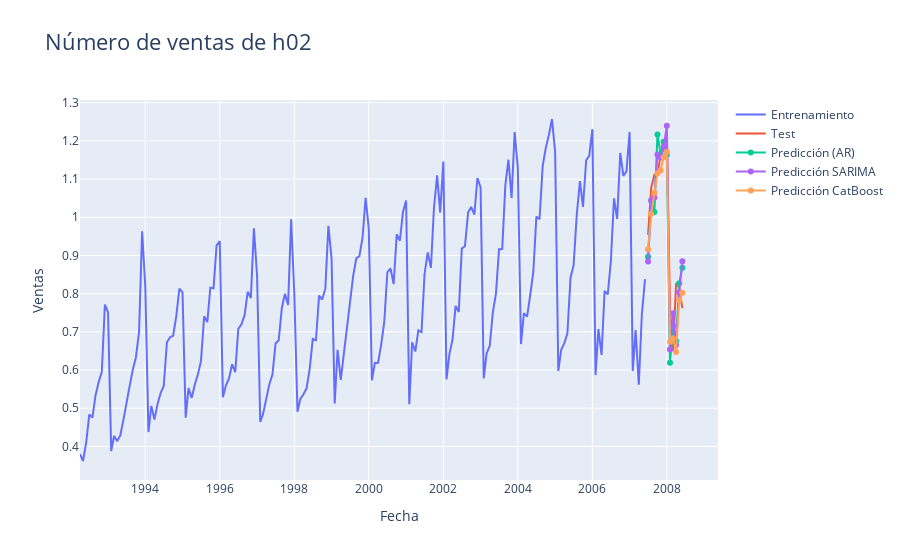

The cell this chart's notebook holds for it:
### Markdown cell above
**`27.3.8`** Saca la gráfica **interactiva** con el histórico, las predicciones de los modelos desarrollados y los valores reales del último año:

- Predicción del modelo **AR** (`27.2.2`)
- Predicción del modelo **SARIMA** (`27.2.3`)
- Predicción del modelo **CatBoostRegressor** (`27.3.5`)

### Code cell
import plotly.graph_objects as go
fig = go.Figure()

fig.add_trace(go.Scatter(
    x=df_train.index,
    y=df_train['venta_h02'],
    name="Entrenamiento",
    mode="lines"
    ))

fig.add_trace(go.Scatter(
    x=df_test.index,
    y=df_test['venta_h02'],
    name="Test",
    mode="lines"
    ))



fig.add_trace(go.Scatter(
    x=pred_mod_ar.index,
    y=pred_mod_ar,
    name="Predicción (AR)",
    mode="markers+lines"
    ))
fig.add_trace(go.Scatter(x=pred_mod_arima_auto.index,
    y=pred_mod_arima_auto,
    name="Predicción SARIMA",
    mode="markers+lines"
    ))
fig.add_trace(go.Scatter(
    x=pred_cat_grid.index,
    y=pred_cat_grid,
    name="Predicción CatBoost",
    mode="markers+lines"
    ))





fig.update_layout(title="Número de ventas de h02",
                  title_font_size=22,
                  xaxis_title = 'Fecha',
                  yaxis_title= 'Ventas'
                  )

fig.show()

### Figure 1 — Plotly figure (JSON) as saved in the notebook; plotly's stock layout.template omitted (floating-point values rounded to 4 significant figures; data arrays with more than 128 entries replaced by an {"elided": "..."} marker saying what was removed)
{"data": [{"mode": "lines", "name": "Entrenamiento", "type": "scatter", "x": {"elided": "183 str values"}, "y": {"elided": "183 float values"}}, {"mode": "lines", "name": "Test", "type": "scatter", "x": ["2007-07-01T00:00:00", "2007-08-01T00:00:00", "2007-09-01T00:00:00", "2007-10-01T00:00:00", "2007-11-01T00:00:00", "2007-12-01T00:00:00", "2008-01-01T00:00:00", "2008-02-01T00:00:00", "2008-03-01T00:00:00", "2008-04-01T00:00:00", "2008-05-01T00:00:00", "2008-06-01T00:00:00"], "y": [0.9541, 1.078, 1.111, 1.11, 1.164, 1.177, 1.22, 0.7618, 0.6494, 0.8279, 0.8163, 0.7621]}, {"mode": "markers+lines", "name": "Predicción (AR)", "type": "scatter", "x": ["2007-07-01T00:00:00", "2007-08-01T00:00:00", "2007-09-01T00:00:00", "2007-10-01T00:00:00", "2007-11-01T00:00:00", "2007-12-01T00:00:00", "2008-01-01T00:00:00", "2008-02-01T00:00:00", "2008-03-01T00:00:00", "2008-04-01T00:00:00", "2008-05-01T00:00:00", "2008-06-01T00:00:00"], "y": [0.8967, 1.043, 1.014, 1.217, 1.165, 1.198, 1.164, 0.6191, 0.716, 0.6762, 0.8273, 0.8679]}, {"mode": "markers+lines", "name": "Predicción SARIMA", "type": "scatter", "x": ["2007-07-01T00:00:00", "2007-08-01T00:00:00", "2007-09-01T00:00:00", "2007-10-01T00:00:00", "2007-11-01T00:00:00", "2007-12-01T00:00:00", "2008-01-01T00:00:00", "2008-02-01T00:00:00", "2008-03-01T00:00:00", "2008-04-01T00:00:00", "2008-05-01T00:00:00", "2008-06-01T00:00:00"], "y": [0.8843, 1.045, 1.052, 1.164, 1.156, 1.185, 1.24, 0.6536, 0.7484, 0.6655, 0.8037, 0.8851]}, {"mode": "markers+lines", "name": "Predicción CatBoost", "type": "scatter", "x": ["2007-07-01T00:00:00", "2007-08-01T00:00:00", "2007-09-01T00:00:00", "2007-10-01T00:00:00", "2007-11-01T00:00:00", "2007-12-01T00:00:00", "2008-01-01T00:00:00", "2008-02-01T00:00:00", "2008-03-01T00:00:00", "2008-04-01T00:00:00", "2008-05-01T00:00:00", "2008-06-01T00:00:00"], "y": [0.916, 1.009, 1.064, 1.115, 1.123, 1.157, 1.171, 0.6738, 0.6834, 0.647, 0.7829, 0.8024]}], "layout": {"title": {"font": {"size": 22}, "text": "Número de ventas de h02"}, "xaxis": {"title": {"text": "Fecha"}}, "yaxis": {"title": {"text": "Ventas"}}}}
